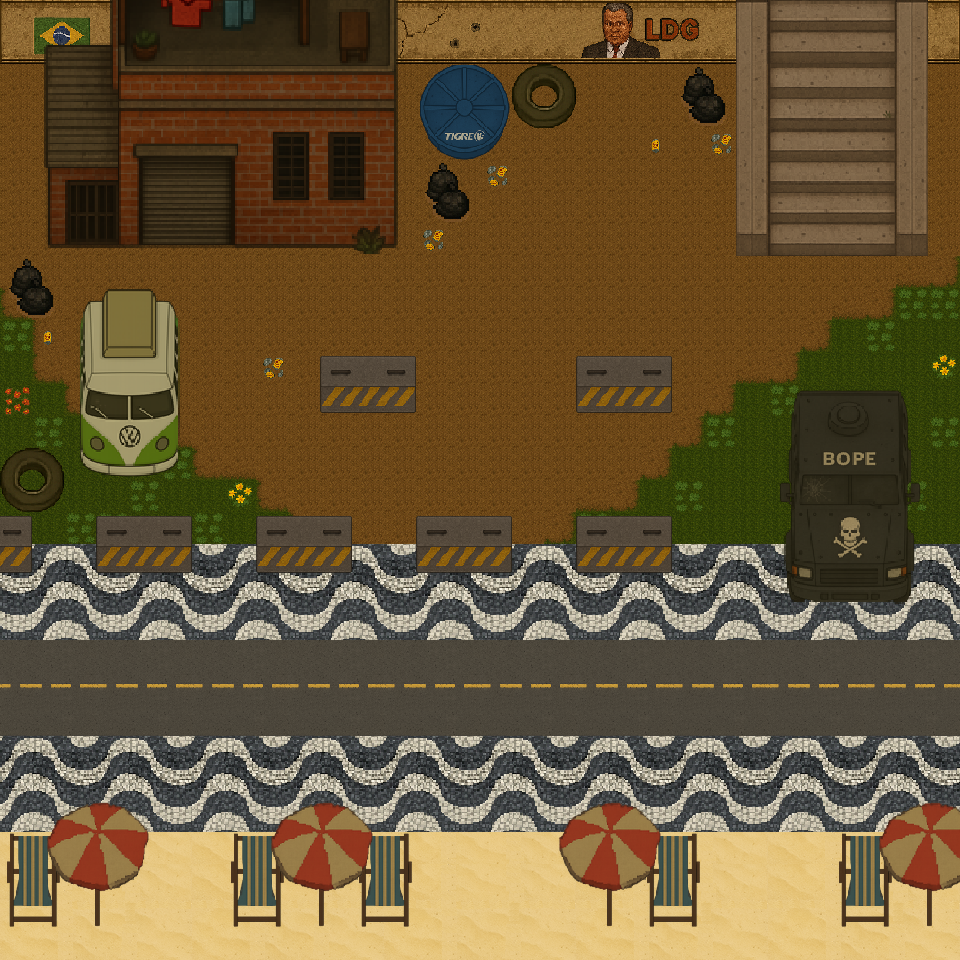

A level layout from a 2D game, rendered from its tile map. Below: a short description, then the map file with tile-grid data replaced by summaries:
An orthogonal 30x30 tile map with 32x32 px tiles, 3 tile layers (Piso, Vegetação Piso, Colisão), 4 tilesets and 6 objects (4x BasicEnemy, Player, Door).

<map version="1.10" tiledversion="1.11.2" orientation="orthogonal" renderorder="right-down" width="30" height="30" tilewidth="32" tileheight="32" infinite="0" nextlayerid="8" nextobjectid="14">
 <tileset firstgid="1" source="Colisao.tsx" />
 <tileset firstgid="451" source="Pisos.tsx" />
 <tileset firstgid="901" source="Contrucoes1.tsx" />
 <tileset firstgid="1351" source="Veiculos.tsx" />
 <layer id="1" name="Piso" width="30" height="30">
  <data>[900 cells, 876 non-empty, 86 distinct tile ids]</data>
 </layer>
 <layer id="4" name="Vegetação Piso" width="30" height="30">
  <data>[900 cells, 56 non-empty, 11 distinct tile ids]</data>
 </layer>
 <layer id="3" name="Colisão" width="30" height="30">
  <data>[900 cells, 347 non-empty, 245 distinct tile ids]</data>
 </layer>
 <objectgroup id="7" name="Objetos">
  <object id="3" name="Player" x="671.695" y="689.776">
   <point />
  </object>
  <object id="7" name="Door" x="770.941" y="69.9778" width="124.537" height="43.8844" />
  <object id="9" name="BasicEnemy" x="371.107" y="315.354" visible="0">
   <point />
  </object>
  <object id="10" name="BasicEnemy" x="552.305" y="296.189" visible="0">
   <point />
  </object>
  <object id="12" name="BasicEnemy" x="371.034" y="333.668">
   <point />
  </object>
  <object id="13" name="BasicEnemy" x="914.25" y="334.184">
   <point />
  </object>
 </objectgroup>
</map>